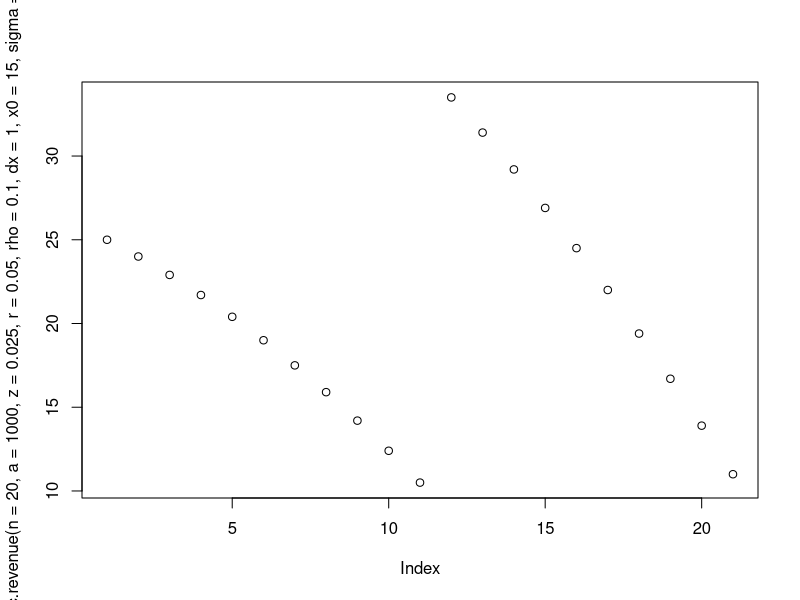
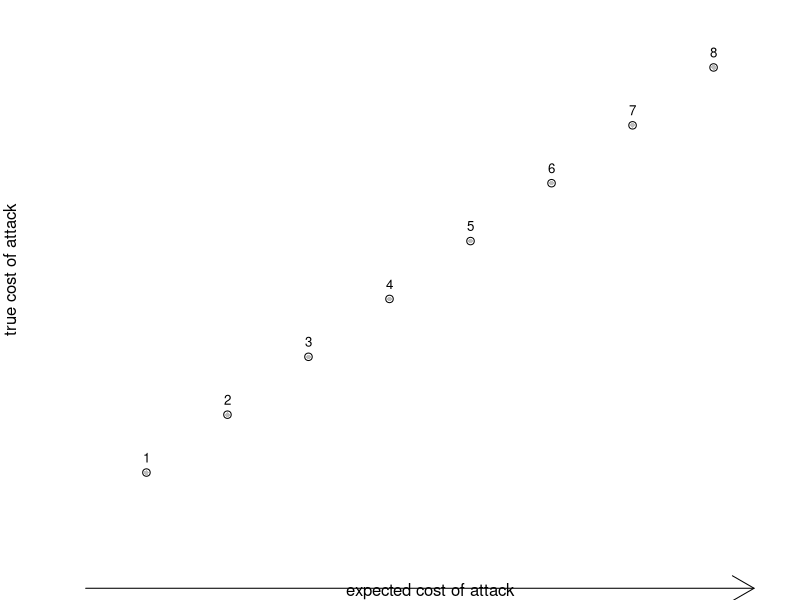
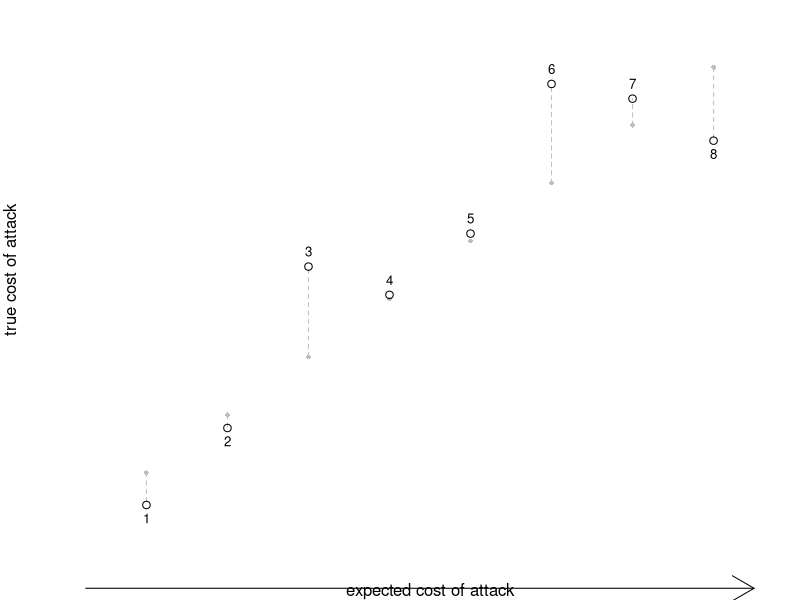
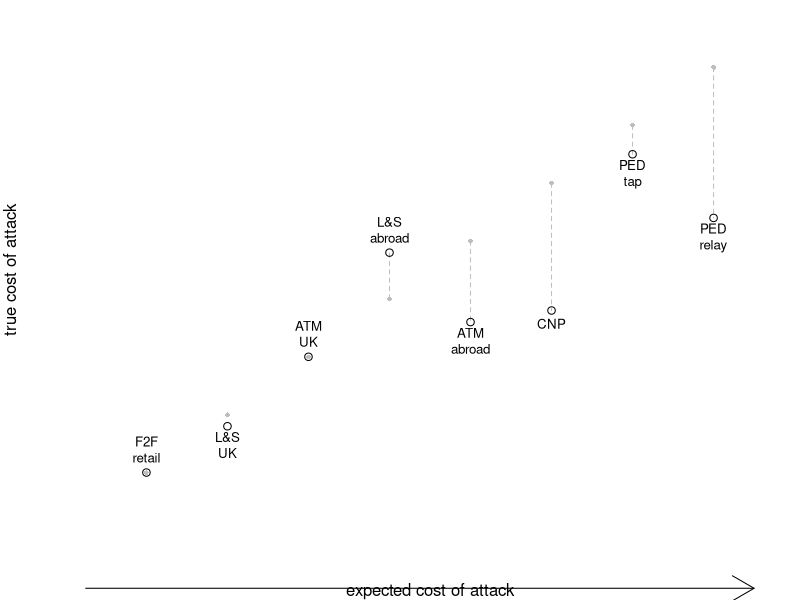
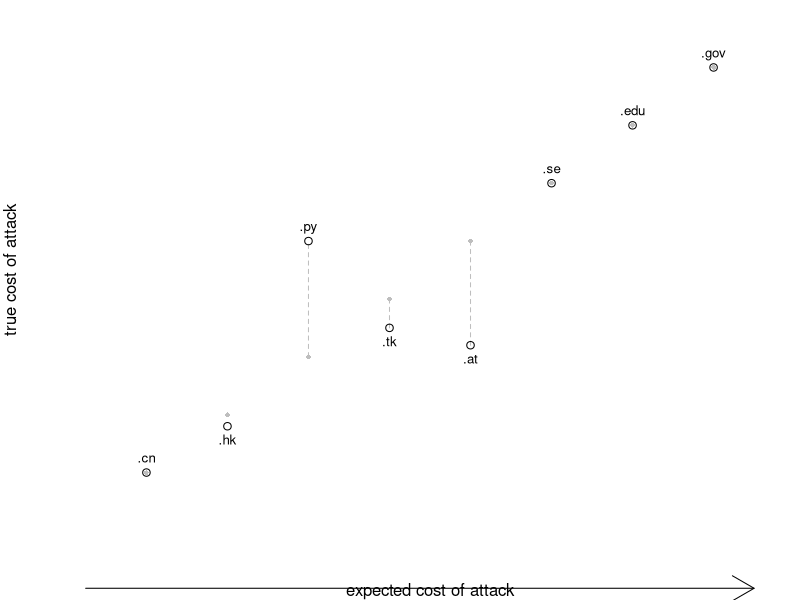
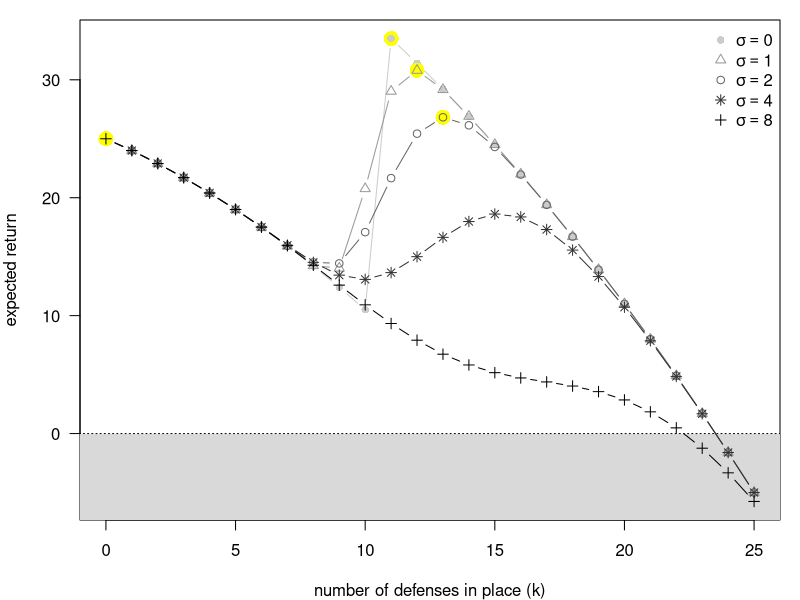
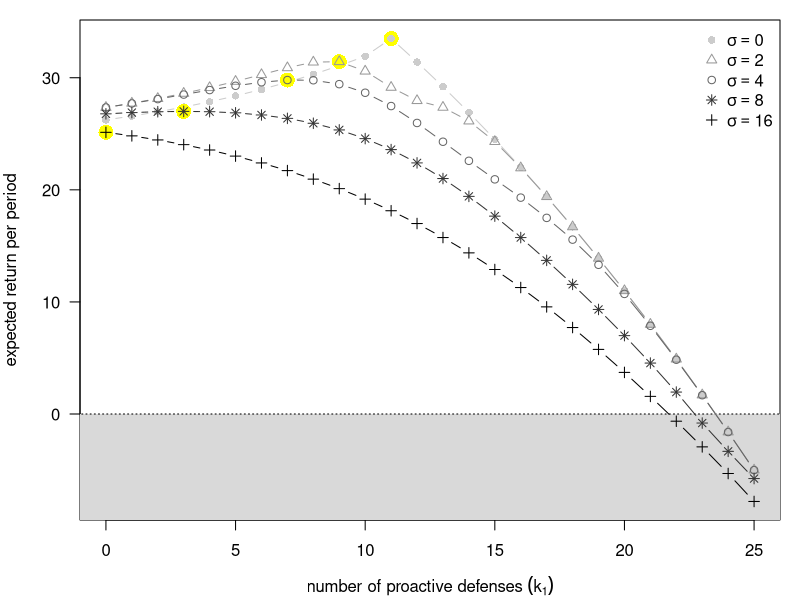
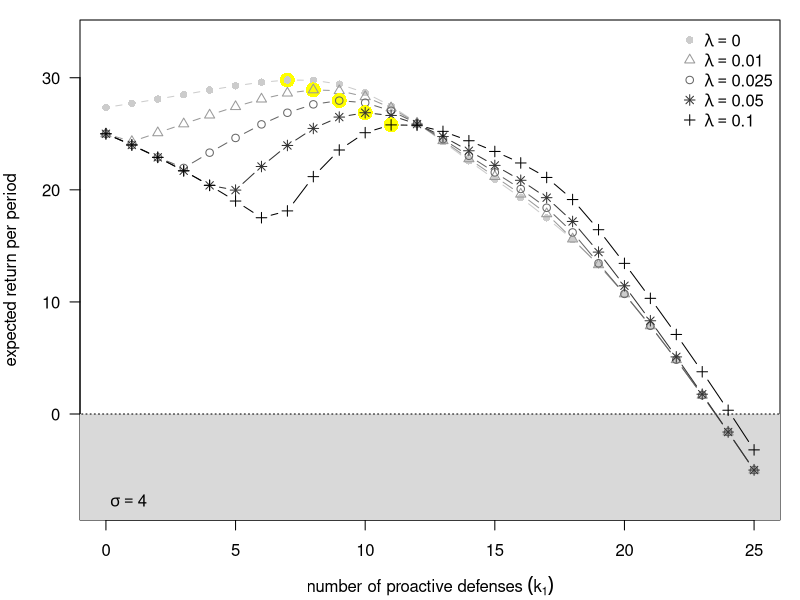

Recreate these plots in R, in order. (Note: this script raises an error after producing the figures.)
##
## This code was provided by Rainer Böhme, Feb 2016.
## Used with permission. Inclusion in this repository by permission 
##   of the author (email to C. Heitzenrater, 27 April 2017)
## This code is included without modification.
##


# Sep 28, 2008 - Rainer Böhme

setwd("/Users/rb21/Documents/Projekte/WEIS2009/IWL/R")
#setwd("/home/tmoore/pub/fc2009/R")

plot.attack.cost <- function(sigma,n=8)
{
	set.seed(123)
	xs <- 1:n
	x <- pmax(0,xs+rnorm(n,0,sigma))
	plot(NA,NA,axes=FALSE,xlim=c(.5,n+.5),ylim=c(.5,n+.5),
			ylab="true cost of attack",
			xlab="expected cost of attack")
	points(xs,xs,pch=16,col="gray",cex=.6)
	
	for (i in (1:n)[abs(xs-x)>.2]) 
			lines(c(i,i),c(xs[i],x[i]),col="gray",lty=2)

	points(xs,x)
	text(xs,x,1:n,pos=c(1,3)[(xs<=x)+1],cex=.8,xpd=NA)
	
	arrows(.25,-1,n+.5,-1,xpd=NA)
	arrows(-1,0.25,-1,n+.5,xpd=NA)
}


pdf("../fig/fig-attack-cost-0.pdf",4,4,pointsize=12)
par(mar=c(4,4,1,1))
plot.attack.cost(0)
dev.off()

pdf("../fig/fig-attack-cost-1.pdf",4,4,pointsize=12)
par(mar=c(4,4,1,1))
plot.attack.cost(1)
dev.off()

plot.emv.cost <- function(n=8)
{

	xs <- 1:n
	x <- c(1,1.8,3,4.8,3.6,3.8,6.5,5.4)
	plot(NA,NA,axes=FALSE,xlim=c(.5,n+.5),ylim=c(.5,n+.5),
			ylab="true cost of attack",
			xlab="expected cost of attack")
	points(xs,xs,pch=16,col="gray",cex=.6)
	
	for (i in (1:n)[abs(xs-x)>.2]) 
			lines(c(i,i),c(xs[i],x[i]),col="gray",lty=2)

	points(xs,x)
	text(xs,x,c('F2F\nretail','L&S\nUK','ATM\nUK','L&S\nabroad','ATM\nabroad','CNP','PED\ntap','PED\nrelay'),pos=c(1,3)[(xs<=x)+1],cex=.8,xpd=NA)
	
	arrows(.25,-1,n+.5,-1,xpd=NA)
	arrows(-1,0.25,-1,n+.5,xpd=NA)
}


pdf("../fig/fig-emv.pdf",4,4,pointsize=12)
par(mar=c(4,4,1,1))
plot.emv.cost()
dev.off()

plot.phish.cost <- function(n=8)
{

	xs <- 1:n
	x <- c(1,1.8,5,3.5,3.2,6,7,8)
	plot(NA,NA,axes=FALSE,xlim=c(.5,8.5),ylim=c(.5,8.5),
			ylab="true cost of attack",
			xlab="expected cost of attack")
	points(xs,xs,pch=16,col="gray",cex=.6)
	
	for (i in (1:n)[abs(xs-x)>.2]) 
			lines(c(i,i),c(xs[i],x[i]),col="gray",lty=2)

	points(xs,x)
	text(xs,x,c('.cn','.hk','.py','.tk','.at','.se','.edu','.gov'),
			pos=c(1,3)[(xs<=x)+1],cex=.8,xpd=NA)
	
	arrows(.25,-1,n+.5,-1,xpd=NA)
	arrows(-1,0.25,-1,n+.5,xpd=NA)
}


pdf("../fig/fig-phish.pdf",4,4,pointsize=12)
par(mar=c(4,4,1,1))
plot.phish.cost()
dev.off()


# ------------------------------------------


stay.in.business <- function(a=1000,r=.05,z=.02,rho=.2,x0=0,dx=3)
{
	cat("profit of successful attack =",z*a,"\n")

	k <- ceiling((z*a-x0-dx)/dx)
	cat("level of defense k =",k,"\n")
	
	c <- k+rho/2*(k^2-k)
	cat("cost of defense c =",c,"\n")

	cat("return w/o cost =",a*r,"\n")
	
	rev <- a*r-c
	cat("net return w/ defense =",rev,"\n")

	cat("net return w/o defense =",a*(r-z),"\n")

}

stay.in.business()
stay.in.business(rho=0)

# --------------- Static analysis ---------------  

static.exp.q <- function(n=20,a=1000,z=.02,x0=0,dx=3,sigma=0)
{
	1-rev(cumprod(1-c(pnorm(z*a,n:0*dx+x0,sigma/dx))))
}

static.revenue <- function(n=20,a=1000,r=.05,z=.02,x0=0,dx=3,sigma=0,rho=.2)
{
	k <- 0:n
	rev <- a*(r-z*static.exp.q(n=n,a=a,z=z,x0=x0,dx=dx,sigma=sigma))-k-rho/2*(k^2-k)
	list(revenue=rev,k=which.max(rev)-1)
}

plot(static.revenue(n=20,a=1000,z=.025,r=.05,rho=.1,dx=1,x0=15,sigma=0)$rev)


# --------------- Figure for static analysis part  --------------------

pdf("../fig/fig-static-analysis.pdf",6,4,pointsize=12)
par(mar=c(4,4,1,1))

s0 <- static.revenue(n=25,a=1000,z=.025,r=.05,rho=.1,dx=1,x0=15,sigma=0)
s1 <- static.revenue(n=25,a=1000,z=.025,r=.05,rho=.1,dx=1,x0=15,sigma=1)
s2 <- static.revenue(n=25,a=1000,z=.025,r=.05,rho=.1,dx=1,x0=15,sigma=2)
s3 <- static.revenue(n=25,a=1000,z=.025,r=.05,rho=.1,dx=1,x0=15,sigma=4)
s4 <- static.revenue(n=25,a=1000,z=.025,r=.05,rho=.1,dx=1,x0=15,sigma=8)

plot(NA,NA,las=1,
	ylim=range(c(s0$rev,s1$rev,s2$rev,s3$rev,s4$rev)),xlim=c(0,25),
	xlab="number of defenses in place (k)",
	ylab="expected return")
rect(-10,-10,30,0,col=gray(.85),lty=3)

points(s0$k,s0$rev[s0$k+1],pch=16,cex=2,col="yellow")
lines(0:25,s0$rev,type="b",col=gray(.8),pch=16)

points(s1$k,s1$rev[s1$k+1],pch=16,cex=2,col="yellow")
lines(0:25,s1$rev,type="b",col=gray(.6),pch=2)

points(s2$k,s2$rev[s2$k+1],pch=16,cex=2,col="yellow")
lines(0:25,s2$rev,type="b",col=gray(.4),pch=1)

points(s3$k,s3$rev[s3$k+1],pch=16,cex=2,col="yellow")
lines(0:25,s3$rev,type="b",col=gray(.2),pch=8)

points(s4$k,s4$rev[s4$k+1],pch=16,cex=2,col="yellow")
lines(0:25,s4$rev,type="b",pch=3)

legend("topright",pch=c(16,2,1,8,3),col=gray(c(.8,.6,.4,.2,0)),bty="n",
		leg=expression(sigma==0,sigma==1,sigma==2,sigma==4,sigma==8))

dev.off()

# --------------- Dynamic analysis ---------------  

prob.tatt <- function(n=1:25,x0=15,dx=1,sigma=1,a=1000,z=.025)
{
	# calculate distribution of t.att
	
	p <- pnorm(z*a,n*dx+x0,sigma/dx)
	mu <- sum(p)
	sigma <- sqrt(sum(p*(1-p)))
	
	res <- pnorm((0:length(n))+.5,mu,sigma)-pnorm((0:length(n))-.5,mu,sigma)
	names(res) <- 0:length(n)
	res 
}

def.cost <- function(k,rho=.1)
	rho/2*k^2 + (1-rho/2)*k

dyn.outcome <- function(tatt,tmax,k1,rho=.1,a=1000,z=.025,r=.05,lambda=0)
	a*lambda+tatt*a*(r-z-lambda) + (tmax-tatt)*(a*r-def.cost(k1+tatt,rho=rho)) - sum(def.cost(k1:(k1+tatt),rho=rho))

dyn.expected.outcome <- function(k1=0,tmax=25,a=1000,r=.05,z=.025,rho=.1,x0=15,dx=1,sigma=1,n=25,lambda=0)
{
	p <- prob.tatt(n=k1:n,x0=x0,dx=dx,sigma=sigma,a=a,z=z)
	o <- sapply(as.numeric(names(p)),dyn.outcome,tmax=tmax,k1=k1,rho=rho,a=a,z=z,r=r,lambda=lambda)
#	print(cbind(o,p))
	sum(p*o)
}

dynamic.revenue <- function(tmax=25,a=1000,r=.05,z=.025,rho=.1,x0=15,dx=1,sigma=1,n=25,lambda=0)
{
	res.dyn <- sapply(0:n,dyn.expected.outcome,tmax=tmax,a=a,r=r,z=z,rho=rho,x0=x0,dx=dx,sigma=sigma,n=n,lambda=lambda)
	res.stat <- static.revenue(n=n,a=a,z=z,r=r,rho=rho,dx=dx,x0=x0,sigma=sigma)$rev

	# dynamic or static solution, whatever is higher
	res <- pmax(res.stat,res.dyn/tmax)
	which <- apply(cbind(res.stat,res.dyn/tmax),1,which.max)

	list(rev=res,k=which.max(res)-1,which=which)
}

# --------------- Figure for dynamic analysis part  --------------------

# --- w/o sunk cost ---

pdf("../fig/fig-dynamic-analysis.pdf",6,4,pointsize=12)
par(mar=c(4,4,1,1))

d0 <- dynamic.revenue(n=25,a=1000,z=.025,r=.05,rho=.1,dx=1,x0=15,sigma=0)
d1 <- dynamic.revenue(n=25,a=1000,z=.025,r=.05,rho=.1,dx=1,x0=15,sigma=2)
d2 <- dynamic.revenue(n=25,a=1000,z=.025,r=.05,rho=.1,dx=1,x0=15,sigma=4)
d3 <- dynamic.revenue(n=25,a=1000,z=.025,r=.05,rho=.1,dx=1,x0=15,sigma=8)
d4 <- dynamic.revenue(n=25,a=1000,z=.025,r=.05,rho=.1,dx=1,x0=15,sigma=16)

R <- range(c(d0$rev,d1$rev,d2$rev,d3$rev,d4$rev))

plot(NA,NA,las=1,
	ylim=R,xlim=c(0,25),
	xlab=expression(list("number of proactive defenses "(k[1]))),
	ylab="expected return per period")
rect(-10,-10,30,0,col=gray(.85),lty=3)

points(d0$k,d0$rev[d0$k+1],pch=16,cex=2,col="yellow")
lines(0:25,d0$rev,type="b",col=gray(.8),pch=16)

points(d1$k,d1$rev[d1$k+1],pch=16,cex=2,col="yellow")
lines(0:25,d1$rev,type="b",col=gray(.6),pch=2)

points(d2$k,d2$rev[d2$k+1],pch=16,cex=2,col="yellow")
lines(0:25,d2$rev,type="b",col=gray(.4),pch=1)

points(d3$k,d3$rev[d3$k+1],pch=16,cex=2,col="yellow")
lines(0:25,d3$rev,type="b",col=gray(.2),pch=8)

points(d4$k,d4$rev[d4$k+1],pch=16,cex=2,col="yellow")
lines(0:25,d4$rev,type="b",pch=3)

legend("topright",pch=c(16,2,1,8,3),col=gray(c(.8,.6,.4,.2,0)),bty="n",
		leg=expression(sigma==0,sigma==2,sigma==4,sigma==8,sigma==16))

dev.off()

# --- with sunk cost ---

for (SIGMA in c(4,7)) {

pdf(paste("../fig/fig-sunk-analysis-",SIGMA,".pdf",sep=""),6,4,pointsize=12)
par(mar=c(4,4,1,1))

ds0 <- dynamic.revenue(n=25,a=1000,z=.025,r=.05,rho=.1,dx=1,x0=15,sigma=SIGMA,lambda=0)
ds1 <- dynamic.revenue(n=25,a=1000,z=.025,r=.05,rho=.1,dx=1,x0=15,sigma=SIGMA,lambda=.01)
ds2 <- dynamic.revenue(n=25,a=1000,z=.025,r=.05,rho=.1,dx=1,x0=15,sigma=SIGMA,lambda=.025)
ds3 <- dynamic.revenue(n=25,a=1000,z=.025,r=.05,rho=.1,dx=1,x0=15,sigma=SIGMA,lambda=.05)
ds4 <- dynamic.revenue(n=25,a=1000,z=.025,r=.05,rho=.1,dx=1,x0=15,sigma=SIGMA,lambda=.1)

plot(NA,NA,las=1,
	ylim=R,xlim=c(0,25),
	xlab=expression(list("number of proactive defenses "(k[1]))),
	ylab="expected return per period")
rect(-10,-10,30,0,col=gray(.85),lty=3)

points(ds0$k,ds0$rev[ds0$k+1],pch=16,cex=2,col="yellow")
lines(0:25,ds0$rev,type="b",col=gray(.8),pch=16)

points(ds1$k,ds1$rev[ds1$k+1],pch=16,cex=2,col="yellow")
lines(0:25,ds1$rev,type="b",col=gray(.6),pch=2)

points(ds2$k,ds2$rev[ds2$k+1],pch=16,cex=2,col="yellow")
lines(0:25,ds2$rev,type="b",col=gray(.4),pch=1)

points(ds3$k,ds3$rev[ds3$k+1],pch=16,cex=2,col="yellow")
lines(0:25,ds3$rev,type="b",col=gray(.2),pch=8)

points(ds4$k,ds4$rev[ds4$k+1],pch=16,cex=2,col="yellow")
lines(0:25,ds4$rev,type="b",pch=3)

legend("topright",pch=c(16,2,1,8,3),col=gray(c(.8,.6,.4,.2,0)),bty="n",
		leg=expression(lambda==0,lambda==0.01,lambda==0.025,lambda==0.05,lambda==0.1))

legend("bottomleft",bty="n",leg=substitute(sigma==x,list(x=SIGMA)))

dev.off()

}

# --------------- ROSI Table ---------------  

table.row <- function(n=25,a=1000,z=.025,r=.05,rho=.1,dx=1,x0=15,sigma=0,lambda=0)
{
	# static analysis
	# ---------------
	
	S <- static.revenue(n=n,a=a,r=r,z=z,x0=x0,dx=dx,sigma=sigma,rho=rho)
	
	k <- S$k
	q <- static.exp.q(n=n,a=a,z=z,x0=x0,dx=dx,sigma=sigma)

	avg.attack 	 	 <- q[k+1]
	avg.spending 	 <- def.cost(k,rho=rho)
	avg.return.sec 	 <- S$rev[k+1]
	avg.return.insec <- S$rev[1]
	ale0 			 <- q[1]*a*z
	ale1			 <- avg.attack*a*z
	rosi			 <- (ale0-ale1-avg.spending)/avg.spending
	
	ST <- list(
		k					= k,
		avg.attack 			= 100*avg.attack,
		avg.spending		= 100*avg.spending/a,
		avg.return.sec  	= 100*avg.return.sec/a,
		avg.return.insec	= 100*avg.return.insec/a,
		ale0				= ale0,
		ale1				= ale1,
		rosi				= 100*rosi
		)

	# dynamic analysis w/o sunk costs
	# -------------------------------

	S <- dynamic.revenue(n=n,a=a,z=z,r=r,rho=rho,dx=dx,x0=x0,sigma=sigma,lambda=0)
	
	k <- S$k
	
	p <- prob.tatt(n=k:n,x0=x0,dx=dx,sigma=sigma,a=a,z=z)
	att <- as.numeric(names(p))
	
	
	avg.attack		<- sum(att*p)/n
	avg.spending    <- sum(apply(sapply(att, 
								function(i) c(k:(k+i),rep(k+i,n-i-1))),2,
								function(j) sum(def.cost(j,rho=rho)))*p)/n
	avg.return.sec	<- S$rev[k+1]
	ale0			<- q[1]*a*z
	ale1			<- avg.attack*a*z
	rosi			<- (ale0-ale1-avg.spending)/avg.spending

	DY <- list(
		k					= k,
		avg.attack 			= 100*avg.attack,
		avg.spending		= 100*avg.spending/a,
		avg.return.sec  	= 100*avg.return.sec/a,
		avg.return.insec	= 100*avg.return.insec/a,
		ale0				= ale0,
		ale1				= ale1,
		rosi				= 100*rosi
		)


	# dynamic analysis w/ sunk costs
	# ------------------------------

	S <- dynamic.revenue(n=n,a=a,z=z,r=r,rho=rho,dx=dx,x0=x0,sigma=sigma,lambda=lambda)
	
	k <- S$k
	
	if (S$which[k+1]==2)
	{

	p <- prob.tatt(n=k:n,x0=x0,dx=dx,sigma=sigma,a=a,z=z)
	att <- as.numeric(names(p))
	
	avg.attack		<- sum(att*p)/n
	avg.spending    <- sum((apply(sapply(att, 
								function(i) c(k:(k+i),rep(k+i,n-i-1))),2,
								function(j) sum(def.cost(j,rho=rho)))+att*lambda*a)*p)/n
	avg.return.sec	<- S$rev[k+1]
	ale0			<- q[1]*a*z
	ale1			<- avg.attack*a*z
	rosi			<- (ale0-ale1-avg.spending)/avg.spending

	SC <- list(
		k					= k,
		avg.attack 			= 100*avg.attack,
		avg.spending		= 100*avg.spending/a,
		avg.return.sec  	= 100*avg.return.sec/a,
		avg.return.insec	= 100*avg.return.insec/a,
		ale0				= ale0,
		ale1				= ale1,
		rosi				= 100*rosi
		)
	}
	else SC <- ST	
		
	rbind(ST,DY,SC)

	}
	

Sweave("quant-table.Rnw")

# ---------------------------------------------------------------------
